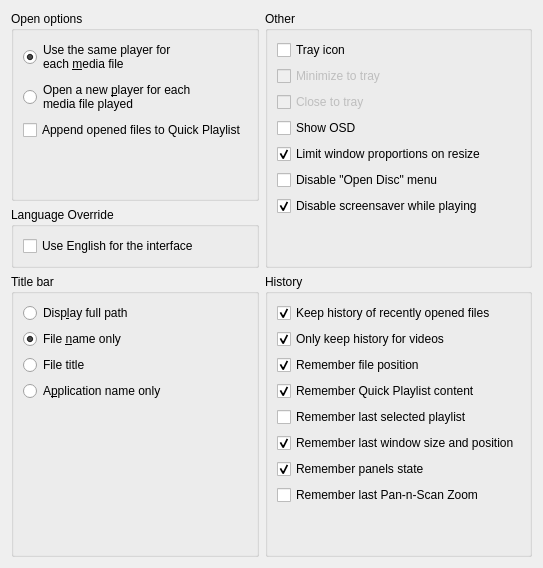
         <widget class="QWidget" name="playerPage">
          <layout class="QGridLayout" name="playerPageLayout">
           <item row="2" column="1">
            <widget class="QGroupBox" name="playerHistoryBox">
             <property name="title">
              <string>History</string>
             </property>
             <layout class="QVBoxLayout" name="playerHistoryBoxLayout">
              <item>
               <widget class="QCheckBox" name="playerKeepHistory">
                <property name="text">
                 <string>Keep history of recently opened files</string>
                </property>
                <property name="checked">
                 <bool>true</bool>
                </property>
               </widget>
              </item>
              <item>
               <widget class="QCheckBox" name="playerKeepHistoryOnlyForVideos">
                <property name="text">
                 <string>Only keep history for videos</string>
                </property>
                <property name="checked">
                 <bool>true</bool>
                </property>
               </widget>
              </item>
              <item>
               <widget class="QCheckBox" name="playerRememberFilePosition">
                <property name="text">
                 <string>Remember file position</string>
                </property>
                <property name="checked">
                 <bool>true</bool>
                </property>
               </widget>
              </item>
              <item>
               <widget class="QCheckBox" name="playerRememberQuickPlaylist">
                <property name="text">
                 <string>Remember Quick Playlist content</string>
                </property>
                <property name="checked">
                 <bool>true</bool>
                </property>
               </widget>
              </item>
              <item>
               <widget class="QCheckBox" name="playerRememberLastPlaylist">
                <property name="text">
                 <string>Remember last selected playlist</string>
                </property>
               </widget>
              </item>
              <item>
               <widget class="QCheckBox" name="playerRememberWindowGeometry">
                <property name="text">
                 <string>Remember last window size and position</string>
                </property>
                <property name="checked">
                 <bool>true</bool>
                </property>
               </widget>
              </item>
              <item>
               <widget class="QCheckBox" name="playerRememberPanels">
                <property name="text">
                 <string>Remember panels state</string>
                </property>
                <property name="checked">
                 <bool>true</bool>
                </property>
               </widget>
              </item>
              <item>
               <widget class="QCheckBox" name="playerRememberPanScanZoom">
                <property name="text">
                 <string>Remember last Pan-n-Scan Zoom</string>
                </property>
               </widget>
              </item>
              <item>
               <spacer name="playerHistorySpacer">
                <property name="orientation">
                 <enum>Qt::Orientation::Vertical</enum>
                </property>
                <property name="sizeHint" stdset="0">
                 <size>
                  <width>20</width>
                  <height>40</height>
                 </size>
                </property>
               </spacer>
              </item>
             </layout>
            </widget>
           </item>
           <item row="1" column="0">
            <widget class="QGroupBox" name="playerLanguageBox">
             <property name="title">
              <string>Language Override</string>
             </property>
             <layout class="QVBoxLayout" name="verticalLayout_17">
              <item>
               <widget class="QCheckBox" name="playerLanguageForceEnglish">
                <property name="text">
                 <string>Use English for the interface</string>
                </property>
               </widget>
              </item>
             </layout>
            </widget>
           </item>
           <item row="2" column="0">
            <widget class="QGroupBox" name="playerTitleBox">
             <property name="title">
              <string>Title bar</string>
             </property>
             <layout class="QVBoxLayout" name="playerTitleBoxLayout">
              <item>
               <widget class="QRadioButton" name="playerTitleDisplayFullPath">
                <property name="text">
                 <string>Disp&amp;lay full path</string>
                </property>
               </widget>
              </item>
              <item>
               <widget class="QRadioButton" name="playerTitleFileNameOnly">
                <property name="text">
                 <string>File &amp;name only</string>
                </property>
                <property name="checked">
                 <bool>true</bool>
                </property>
               </widget>
              </item>
              <item>
               <widget class="QRadioButton" name="playerTitleFileTitle">
                <property name="text">
                 <string>File title</string>
                </property>
               </widget>
              </item>
              <item>
               <widget class="QRadioButton" name="playerTitleDontPrefix">
                <property name="text">
                 <string>A&amp;pplication name only</string>
                </property>
               </widget>
              </item>
              <item>
               <spacer name="playerTitleSpacer">
                <property name="orientation">
                 <enum>Qt::Orientation::Vertical</enum>
                </property>
                <property name="sizeHint" stdset="0">
                 <size>
                  <width>20</width>
                  <height>40</height>
                 </size>
                </property>
               </spacer>
              </item>
             </layout>
            </widget>
           </item>
           <item row="0" column="0">
            <widget class="QGroupBox" name="playerOpenBox">
             <property name="title">
              <string>Open options</string>
             </property>
             <layout class="QVBoxLayout" name="playerOpenBoxLayout">
              <item>
               <widget class="QRadioButton" name="playerOpenSame">
                <property name="text">
                 <string>Use the same player for
each &amp;media file</string>
                </property>
                <property name="checked">
                 <bool>true</bool>
                </property>
               </widget>
              </item>
              <item>
               <widget class="QRadioButton" name="playerOpenNew">
                <property name="text">
                 <string>Open a new &amp;player for each
media file played</string>
                </property>
               </widget>
              </item>
              <item>
               <widget class="QCheckBox" name="playerAppendToQuickPlaylist">
                <property name="text">
                 <string>Append opened files to Quick Playlist</string>
                </property>
               </widget>
              </item>
              <item>
               <spacer name="playerOpenSpacer">
                <property name="orientation">
                 <enum>Qt::Orientation::Vertical</enum>
                </property>
                <property name="sizeHint" stdset="0">
                 <size>
                  <width>20</width>
                  <height>40</height>
                 </size>
                </property>
               </spacer>
              </item>
             </layout>
            </widget>
           </item>
           <item row="0" column="1" rowspan="2">
            <widget class="QGroupBox" name="playerOtherBox">
             <property name="title">
              <string>Other</string>
             </property>
             <layout class="QVBoxLayout" name="playerOtherBoxLayout">
              <item>
               <widget class="QCheckBox" name="playerTrayIcon">
                <property name="text">
                 <string>Tray icon</string>
                </property>
               </widget>
              </item>
              <item>
               <widget class="QCheckBox" name="playerMinimizeToTray">
                <property name="enabled">
                 <bool>false</bool>
                </property>
                <property name="text">
                 <string>Minimize to tray</string>
                </property>
               </widget>
              </item>
              <item>
               <widget class="QCheckBox" name="playerCloseToTray">
                <property name="enabled">
                 <bool>false</bool>
                </property>
                <property name="text">
                 <string>Close to tray</string>
                </property>
               </widget>
              </item>
              <item>
               <widget class="QCheckBox" name="playerOSD">
                <property name="text">
                 <string>Show OSD</string>
                </property>
               </widget>
              </item>
              <item>
               <widget class="QCheckBox" name="playerLimitProportions">
                <property name="text">
                 <string>Limit window proportions on resize</string>
                </property>
                <property name="checked">
                 <bool>true</bool>
                </property>
               </widget>
              </item>
              <item>
               <widget class="QCheckBox" name="playerDisableOpenDisc">
                <property name="text">
                 <string>Disable &quot;Open Disc&quot; menu</string>
                </property>
               </widget>
              </item>
              <item>
               <widget class="QCheckBox" name="playerDisableScreensaver">
                <property name="text">
                 <string>Disable screensaver while playing</string>
                </property>
                <property name="checked">
                 <bool>true</bool>
                </property>
               </widget>
              </item>
              <item>
               <spacer name="playerOtherSpacer">
                <property name="orientation">
                 <enum>Qt::Orientation::Vertical</enum>
                </property>
                <property name="sizeHint" stdset="0">
                 <size>
                  <width>20</width>
                  <height>40</height>
                 </size>
                </property>
               </spacer>
              </item>
             </layout>
            </widget>
           </item>
          </layout>
         </widget>
